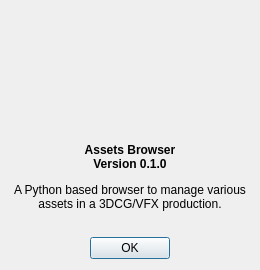
<?xml version="1.0" encoding="UTF-8"?>
<ui version="4.0">
 <class>AboutDialog</class>
 <widget class="QDialog" name="AboutDialog">
  <property name="geometry">
   <rect>
    <x>0</x>
    <y>0</y>
    <width>260</width>
    <height>270</height>
   </rect>
  </property>
  <property name="minimumSize">
   <size>
    <width>260</width>
    <height>270</height>
   </size>
  </property>
  <property name="maximumSize">
   <size>
    <width>260</width>
    <height>270</height>
   </size>
  </property>
  <property name="focusPolicy">
   <enum>Qt::StrongFocus</enum>
  </property>
  <property name="windowTitle">
   <string>About</string>
  </property>
  <layout class="QVBoxLayout" name="verticalLayout">
   <item>
    <widget class="QLabel" name="labelGraphic">
     <property name="text">
      <string/>
     </property>
     <property name="textFormat">
      <enum>Qt::AutoText</enum>
     </property>
     <property name="pixmap">
      <pixmap>../ui/icons/about.png</pixmap>
     </property>
     <property name="alignment">
      <set>Qt::AlignCenter</set>
     </property>
    </widget>
   </item>
   <item>
    <widget class="QLabel" name="labelAbout">
     <property name="text">
      <string>&lt;html&gt;&lt;head/&gt;&lt;body&gt;&lt;p&gt;&lt;span style=&quot; font-weight:600;&quot;&gt;Assets Browser&lt;br/&gt;Version 0.1.0&lt;/span&gt;&lt;/p&gt;&lt;p&gt;A Python based browser to manage various assets in a 3DCG/VFX production.&lt;/p&gt;&lt;/body&gt;&lt;/html&gt;</string>
     </property>
     <property name="alignment">
      <set>Qt::AlignCenter</set>
     </property>
     <property name="wordWrap">
      <bool>true</bool>
     </property>
    </widget>
   </item>
   <item>
    <widget class="QDialogButtonBox" name="buttonBox">
     <property name="orientation">
      <enum>Qt::Horizontal</enum>
     </property>
     <property name="standardButtons">
      <set>QDialogButtonBox::Ok</set>
     </property>
     <property name="centerButtons">
      <bool>true</bool>
     </property>
    </widget>
   </item>
  </layout>
 </widget>
 <resources/>
 <connections/>
</ui>
